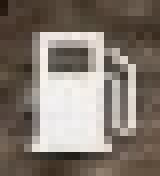
#> input picture basic_data/1920_1080/car/CAR.png, 20 x 22 px (shown 8 times larger)
$ python -i handle_image.py   (imports and definitions only)
#> lines starting #> are read from the running program, lines starting #| are printed output that depends on the picture
#!/usr/bin/env python3
# -*- coding: utf-8 -*-
# @Author : Pupper
# @Email  : pupper.cheng@gmail.com

# demo3.py
import cv2
import numpy as np
from skimage.metrics import structural_similarity as ssim


class ReadImage:
    def __init__(self, image):
        """
        读取图片, 并对图片进行预处理
        :param image: 图片路径
        """
#> called with image = '../basic_data/1920_1080/car/CAR.png'
        if isinstance(image, str):
            image = cv2.imread(image)
#> image is the input picture: shape (22, 20, 3); mean B, G, R 110.6, 119.8, 130.1
            image = cv2.cvtColor(image, cv2.COLOR_BGR2RGB)
        self.image = image
        self.binary = None  # 二值化图像
        self.pyramid = None  # 图像金字塔
        self.adaptive_binarize_image()
        self.pyramid_image()

    def preprocess_image(self):
        # 高斯模糊去噪
        blurred_image = cv2.GaussianBlur(self.image, (3, 3), 0)
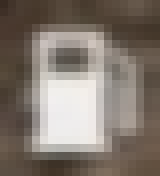
#> blurred_image: shape (22, 20, 3) (shown 8 times larger); mean R, G, B 130.1, 119.8, 110.7
        return cv2.cvtColor(blurred_image, cv2.COLOR_BGR2GRAY)

    def adaptive_binarize_image(self, block_size=5, C=2):
        # 应用自适应二值化
        binary_image = cv2.adaptiveThreshold(self.preprocess_image(), 255, cv2.ADAPTIVE_THRESH_GAUSSIAN_C,
                                             cv2.THRESH_BINARY,
                                             block_size, C)
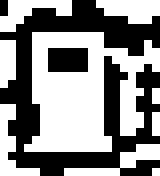
#> binary_image: shape (22, 20) (shown 8 times larger); 54.8% white; black in thin lines or dots
        self.binary = binary_image

    def pyramid_image(self, levels=3):
        # 构建图像金字塔
#> called with levels = 3
        if self.binary is not None:
            pyramid = [self.binary]
            for i in range(1, levels):
                image = cv2.pyrDown(self.binary)
                pyramid.append(image)
#> after the loop, pyramid = 3 items
            self.pyramid = pyramid
#> self.pyramid = 3 items


# 对比图片相似度
class ContrastImage:
    # [56 lines left out: functions __init__, img_list, _ssim, _calc_hist, current_equipment, not called in this run]

>>> result = ReadImage('../basic_data/1920_1080/car/CAR.png').adaptive_binarize_image()
